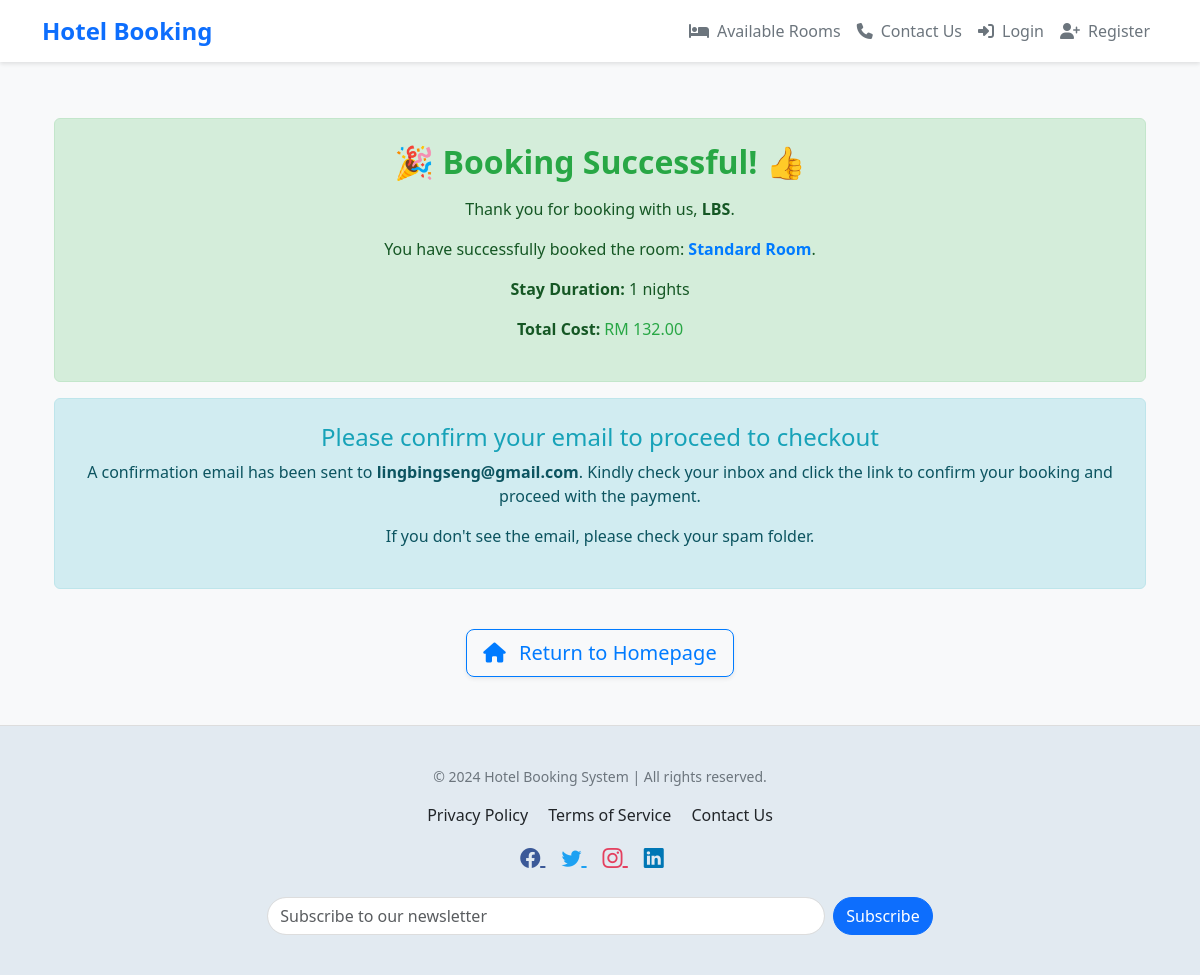
The page /hotel_booking/booking_success/27/ on the database its author committed.
### hotel_booking/models.py (models this page shows, shortened)
class Booking(models.Model):
    STATUS_CHOICES = [
        ('pending', 'Pending'),
        ('approved', 'Approved'),
        ('cancelled', 'Cancelled'),
        ('completed', 'Completed')
    ]
    room = models.ForeignKey(Room, on_delete=models.CASCADE)
    user = models.ForeignKey(User, on_delete=models.SET_NULL, null=True, blank=True)
    guest_name = models.CharField(max_length=100)
    guest_email = models.EmailField()
    guest_phone = models.CharField(max_length=20, blank=True)
    check_in_date = models.DateField()
    check_out_date = models.DateField()
    status = models.CharField(max_length=20, choices=STATUS_CHOICES, default='pending')
    booking_id = models.CharField(max_length=20, unique=True, blank=True, null=True)  # Added for unique booking identifier
    created_at = models.DateTimeField(auto_now_add=True)
    updated_at = models.DateTimeField(auto_now=True)
    def get_duration(self):
        return (self.check_out_date - self.check_in_date).days
    def get_total_price(self):
        return self.room.price * self.get_duration()
    class Meta:
        verbose_name = "Booking"
        verbose_name_plural = "Bookings"

class Room(models.Model):
    name = models.CharField(max_length=100)
    description = models.TextField()
    price = models.DecimalField(max_digits=10, decimal_places=2)
    capacity = models.IntegerField(default=2)
    image = models.ImageField(upload_to='room_images/', null=True, blank=True)
    created_at = models.DateTimeField(auto_now_add=True)
    updated_at = models.DateTimeField(auto_now=True)
    class Meta:
        verbose_name = "Room"
        verbose_name_plural = "Rooms"

### hotel_booking/views.py (the view)
# urls.py: path('booking_success/<int:booking_id>/', views.booking_success, name='booking_success'),
def booking_success(request, booking_id):
    booking = get_object_or_404(Booking, id=booking_id)
    return render(request, 'hotel_booking/booking_success.html', {'booking': booking})

### hotel_booking/templates/hotel_booking/booking_success.html (shortened to what this page needs)
{% extends 'hotel_booking/base.html' %}
{% block content %}
<div class="container my-5">
    <div class="text-center">
        <div class="alert alert-success py-4 rounded-lg">
            <h2 class="text-success fw-bold">
                <span role="img" aria-label="success">🎉</span> Booking Successful!
                <span role="img" aria-label="thumbs-up">👍</span>
            </h2>
            <p class="mt-3">Thank you for booking with us, <strong>{{ booking.guest_name }}</strong>.</p>
            <p class="mt-2">You have successfully booked the room:
                <span class="text-primary fw-bold">{{ booking.room.name }}</span>.
            </p>
            <p><strong>Stay Duration:</strong> {{ booking.get_duration }} nights</p>
            <p><strong>Total Cost:</strong> <span class="text-success">RM {{ booking.get_total_price }}</span></p>
        </div>
        <div class="alert alert-info py-4 rounded-lg">
            <h4 class="text-info">Please confirm your email to proceed to checkout</h4>
            <p>A confirmation email has been sent to <strong>{{ booking.guest_email }}</strong>.
               Kindly check your inbox and click the link to confirm your booking and proceed with the payment.
            </p>
            <p>If you don't see the email, please check your spam folder.</p>
        </div>
        <a href="{% url 'index' %}" class="btn btn-outline-primary btn-lg mt-4 shadow-sm hover-zoom">
            <i class="fas fa-home me-2"></i> Return to Homepage
        </a>
    </div>
</div>
{% endblock %}

### hotel_booking/templates/hotel_booking/base.html (style rules this page uses)
body { font-family: 'Segoe UI', Tahoma, Geneva, Verdana, sans-serif; padding-top: 70px; background-color: #f8f9fa; }
.me-2 { margin-right: 0.5rem; }

### hotel_booking/templates/hotel_booking/booking_success.html (style rules this page uses)
.alert-success { background-color: #d4edda; border-color: #c3e6cb; color: #155724; }
.alert-info { background-color: #d1ecf1; border-color: #bee5eb; color: #0c5460; }
.btn-outline-primary { border-color: #007bff; color: #007bff; }
.text-success { color: #28a745 !important; }
.text-primary { color: #007bff !important; }
.fw-bold { font-weight: bold; }
.text-info { color: #17a2b8 !important; }
.me-2 { margin-right: 0.5rem; }

### rows shown on the page
Booking: guest_name "LBS", room.name "Standard Room", get_duration "1", get_total_price "132.00", guest_email "lingbingseng@gmail.com"
